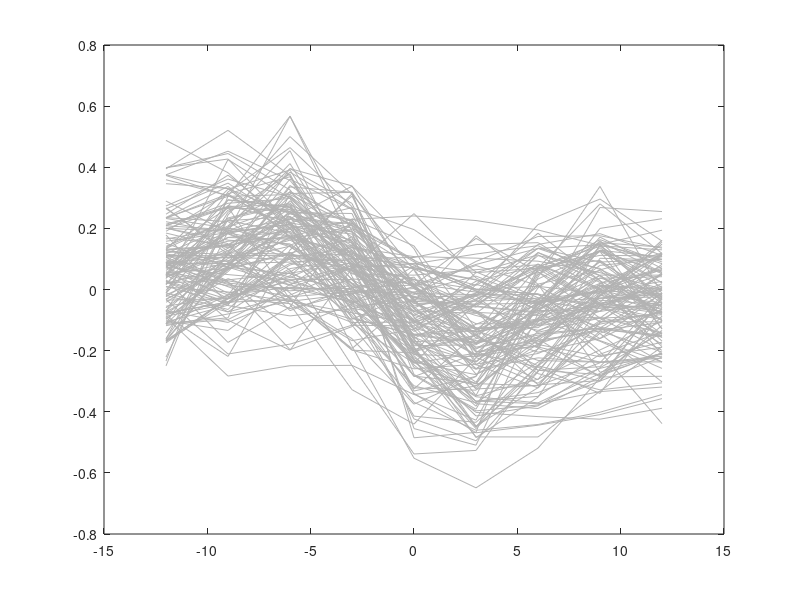
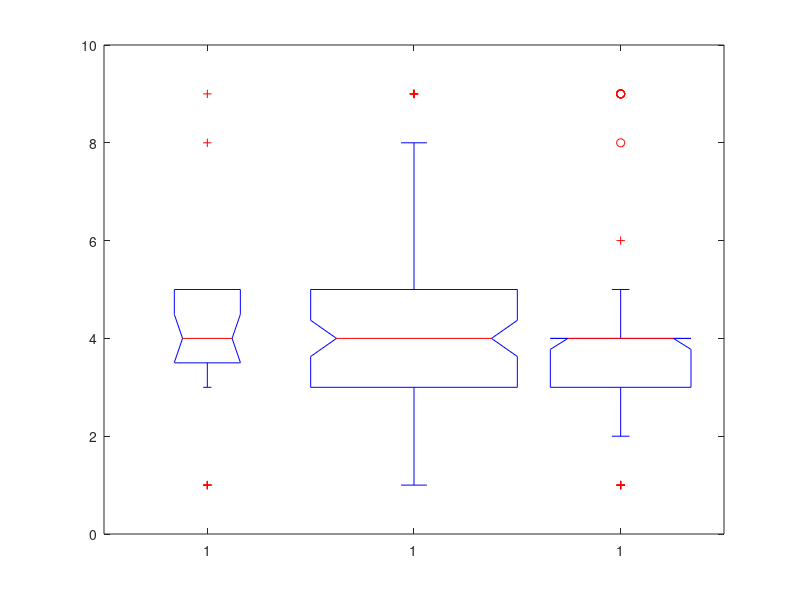

These charts were generated, in order, by the following MATLAB code: (Note: this script raises an error after producing the figures.)
clear 
load('fig_s10_new.mat','r_gs','cp_min_regr','disease2','i_min')
%%
    figure,plot(3*([-4:1:4]),flip(r_gs), 'color', [.7 .7 .7], 'linewidth', 0.5,...
        'MarkerSize',9,'MarkerEdgeColor',[0.8500 0.3250 0.0980]); % gray lines

%%
i_1=i_min(disease2==1);
i_2=i_min(disease2==2);
i_3=i_min(disease2==3);

x = 1:3;
figure('color','w'),


group=[ones(size(i_1'));2*ones(size(i_2'));3*ones(size(i_3'))];
colors(3,:)=[0.6350 0.6350 0.6350];
colors(2,:)=[0.8500 0.3250 0.0980];
colors(1,:)=[0 0.4470 0.7410];

h=boxplot([i_1';i_2';i_3'],group,'Notch','on','Widths',0.5);
set(h,'linewidth',2,'Color',[0.5 0.5 0.5])
set(gca,'XTickLabel',{'s1','s2','s3'});
h2=findobj(gca,'Tag','Box');
for j=1:3
    patch(get(h2(j),'Xdata'),get(h2(j),'YData'), colors(j,:),'FaceAlpha',0.8);
end
set(gca,'fontsize', 30),
set(gca,'linewidth',2);
yticks([0 6 12]);
ylim([0 12]);

%%

cp_s1=cp_min_regr(disease2==1);%
cp_s2=cp_min_regr(disease2==2);%
cp_s3=cp_min_regr(disease2==3);%

 [~,p1,~,tstat1]=ttest2(cp_s2,cp_s1)
 [~,p2,~,tstat2]=ttest2(cp_s3,cp_s1)
 [~,p3,~,tstat3]=ttest2(cp_s3,cp_s2)
 
figure('color','w'),
 group=[ones(size(cp_s1));2*ones(size(cp_s2));3*ones(size(cp_s3))];
colors(3,:)=[0.6350 0.6350 0.6350];
colors(2,:)=[0.8500 0.3250 0.0980];
colors(1,:)=[0 0.4470 0.7410];


h=boxplot([cp_s1;cp_s2;cp_s3],group,'Notch','on','Widths',0.5);
set(h,'linewidth',2,'Color',[0.5 0.5 0.5])
set(gca,'XTickLabel',{'s1','s2','s3'});
h2=findobj(gca,'Tag','Box');
for j=1:3
    patch(get(h2(j),'Xdata'),get(h2(j),'YData'), colors(j,:),'FaceAlpha',0.8);
end
set(gca,'fontsize', 30),
set(gca,'linewidth',2);
yticks([-0.6 -0.3 0 0.2]);
ylim([-0.7 0.2]);



[B,dev,stats] = mnrfit(cp_min_regr,disease2,'model','ordinal')
stats.p(end)
